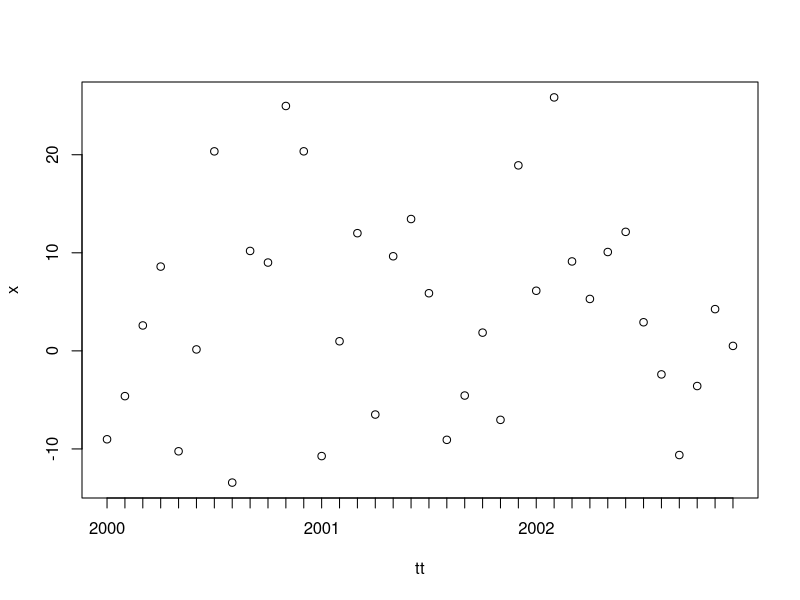
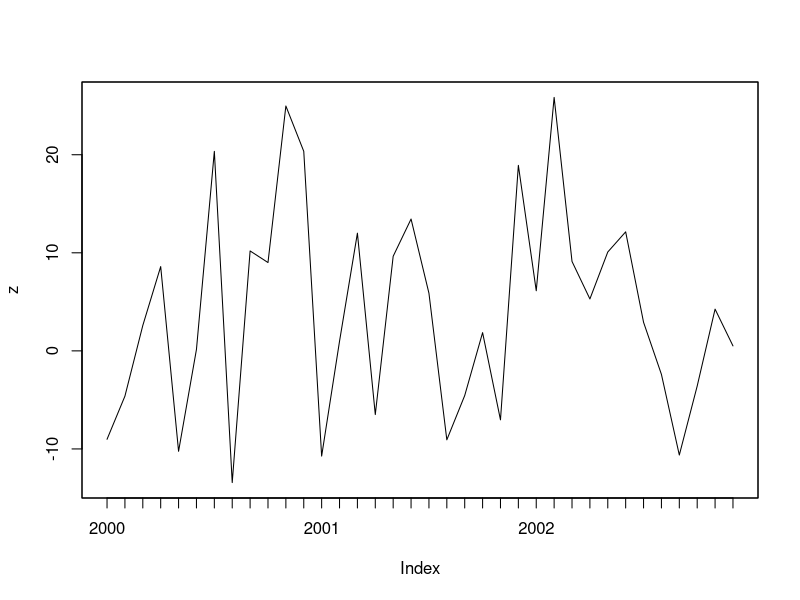

Source code (R) for these figures, in order:
df <- data.frame(x=rnorm(36, 1, 10), month=rep(1:12, each = 3),
                 year=c(2000,2001,2002))
head(df)

library(zoo)

df$tt <- as.yearmon(paste(df$year, df$month, sep = "-"))
head(df$tt) # look at it
plot(x ~ tt, df) # plot it

z <- zoo(df$x, df$tt)
head(z) # look at it
plot(z) # plot i

df$tt <- as.Date(df$tt, format = "%Y%m")
